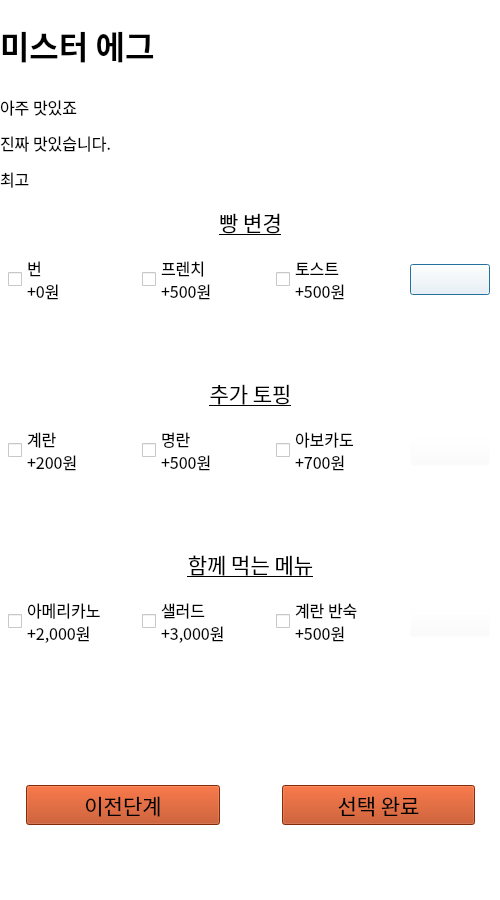
<?xml version="1.0" encoding="UTF-8"?>
<ui version="4.0">
 <class>EGGDROP</class>
 <widget class="QDialog" name="EGGDROP">
  <property name="geometry">
   <rect>
    <x>0</x>
    <y>0</y>
    <width>500</width>
    <height>900</height>
   </rect>
  </property>
  <property name="maximumSize">
   <size>
    <width>500</width>
    <height>900</height>
   </size>
  </property>
  <property name="palette">
   <palette>
    <active>
     <colorrole role="Button">
      <brush brushstyle="SolidPattern">
       <color alpha="255">
        <red>255</red>
        <green>255</green>
        <blue>255</blue>
       </color>
      </brush>
     </colorrole>
     <colorrole role="Base">
      <brush brushstyle="SolidPattern">
       <color alpha="255">
        <red>255</red>
        <green>255</green>
        <blue>255</blue>
       </color>
      </brush>
     </colorrole>
     <colorrole role="Window">
      <brush brushstyle="SolidPattern">
       <color alpha="255">
        <red>255</red>
        <green>255</green>
        <blue>255</blue>
       </color>
      </brush>
     </colorrole>
    </active>
    <inactive>
     <colorrole role="Button">
      <brush brushstyle="SolidPattern">
       <color alpha="255">
        <red>255</red>
        <green>255</green>
        <blue>255</blue>
       </color>
      </brush>
     </colorrole>
     <colorrole role="Base">
      <brush brushstyle="SolidPattern">
       <color alpha="255">
        <red>255</red>
        <green>255</green>
        <blue>255</blue>
       </color>
      </brush>
     </colorrole>
     <colorrole role="Window">
      <brush brushstyle="SolidPattern">
       <color alpha="255">
        <red>255</red>
        <green>255</green>
        <blue>255</blue>
       </color>
      </brush>
     </colorrole>
    </inactive>
    <disabled>
     <colorrole role="Button">
      <brush brushstyle="SolidPattern">
       <color alpha="255">
        <red>255</red>
        <green>255</green>
        <blue>255</blue>
       </color>
      </brush>
     </colorrole>
     <colorrole role="Base">
      <brush brushstyle="SolidPattern">
       <color alpha="255">
        <red>255</red>
        <green>255</green>
        <blue>255</blue>
       </color>
      </brush>
     </colorrole>
     <colorrole role="Window">
      <brush brushstyle="SolidPattern">
       <color alpha="255">
        <red>255</red>
        <green>255</green>
        <blue>255</blue>
       </color>
      </brush>
     </colorrole>
    </disabled>
   </palette>
  </property>
  <property name="font">
   <font>
    <family>아리따-돋움_TTF_Medium</family>
    <pointsize>12</pointsize>
   </font>
  </property>
  <property name="windowTitle">
   <string>Dialog</string>
  </property>
  <property name="styleSheet">
   <string notr="true">background: rgb(255, 255, 255)</string>
  </property>
  <widget class="QWidget" name="verticalLayoutWidget">
   <property name="geometry">
    <rect>
     <x>0</x>
     <y>0</y>
     <width>501</width>
     <height>901</height>
    </rect>
   </property>
   <layout class="QVBoxLayout" name="verticalLayout">
    <item>
     <layout class="QVBoxLayout" name="verticalLayout_2">
      <item>
       <widget class="QLabel" name="name_label">
        <property name="font">
         <font>
          <family>아리따-돋움_TTF_SemiBold</family>
          <pointsize>24</pointsize>
          <weight>75</weight>
          <bold>true</bold>
         </font>
        </property>
        <property name="text">
         <string>미스터 에그</string>
        </property>
        <property name="margin">
         <number>25</number>
        </property>
       </widget>
      </item>
      <item>
       <widget class="QLabel" name="detail_label">
        <property name="font">
         <font>
          <family>아리따-돋움_TTF_Medium</family>
          <pointsize>12</pointsize>
         </font>
        </property>
        <property name="text">
         <string>&lt;html&gt;&lt;head/&gt;&lt;body&gt;&lt;p&gt;아주 맛있죠&lt;/p&gt;&lt;p&gt;진짜 맛있습니다.&lt;/p&gt;&lt;p&gt;최고&lt;/p&gt;&lt;/body&gt;&lt;/html&gt;</string>
        </property>
        <property name="margin">
         <number>25</number>
        </property>
        <property name="indent">
         <number>-1</number>
        </property>
       </widget>
      </item>
     </layout>
    </item>
    <item>
     <widget class="QLabel" name="label">
      <property name="maximumSize">
       <size>
        <width>16777215</width>
        <height>50</height>
       </size>
      </property>
      <property name="font">
       <font>
        <family>아리따-돋움_TTF_SemiBold</family>
        <pointsize>16</pointsize>
        <underline>true</underline>
       </font>
      </property>
      <property name="text">
       <string>빵 변경</string>
      </property>
      <property name="alignment">
       <set>Qt::AlignCenter</set>
      </property>
     </widget>
    </item>
    <item>
     <layout class="QHBoxLayout" name="horizontalLayout">
      <item>
       <widget class="QCheckBox" name="bread1_box">
        <property name="sizePolicy">
         <sizepolicy hsizetype="Ignored" vsizetype="Fixed">
          <horstretch>0</horstretch>
          <verstretch>0</verstretch>
         </sizepolicy>
        </property>
        <property name="maximumSize">
         <size>
          <width>120</width>
          <height>16777215</height>
         </size>
        </property>
        <property name="font">
         <font>
          <family>아리따-돋움_TTF_Thin</family>
          <pointsize>12</pointsize>
         </font>
        </property>
        <property name="text">
         <string>번
+0원</string>
        </property>
        <property name="iconSize">
         <size>
          <width>19</width>
          <height>19</height>
         </size>
        </property>
        <property name="tristate">
         <bool>false</bool>
        </property>
       </widget>
      </item>
      <item>
       <widget class="QCheckBox" name="bread2_box">
        <property name="sizePolicy">
         <sizepolicy hsizetype="Ignored" vsizetype="Fixed">
          <horstretch>0</horstretch>
          <verstretch>0</verstretch>
         </sizepolicy>
        </property>
        <property name="maximumSize">
         <size>
          <width>120</width>
          <height>16777215</height>
         </size>
        </property>
        <property name="font">
         <font>
          <family>아리따-돋움_TTF_Thin</family>
          <pointsize>12</pointsize>
         </font>
        </property>
        <property name="text">
         <string>프렌치
+500원</string>
        </property>
       </widget>
      </item>
      <item>
       <widget class="QCheckBox" name="bread3_box">
        <property name="sizePolicy">
         <sizepolicy hsizetype="Ignored" vsizetype="Fixed">
          <horstretch>0</horstretch>
          <verstretch>0</verstretch>
         </sizepolicy>
        </property>
        <property name="maximumSize">
         <size>
          <width>120</width>
          <height>16777215</height>
         </size>
        </property>
        <property name="font">
         <font>
          <family>아리따-돋움_TTF_Thin</family>
          <pointsize>12</pointsize>
         </font>
        </property>
        <property name="text">
         <string>토스트
+500원</string>
        </property>
       </widget>
      </item>
      <item>
       <widget class="QPushButton" name="pushButton">
        <property name="maximumSize">
         <size>
          <width>80</width>
          <height>16777215</height>
         </size>
        </property>
        <property name="styleSheet">
         <string notr="true">background: rgba(255, 255, 255, 0)</string>
        </property>
        <property name="text">
         <string/>
        </property>
       </widget>
      </item>
     </layout>
    </item>
    <item>
     <widget class="QLabel" name="label_4">
      <property name="maximumSize">
       <size>
        <width>16777215</width>
        <height>50</height>
       </size>
      </property>
      <property name="text">
       <string/>
      </property>
     </widget>
    </item>
    <item>
     <widget class="QLabel" name="label_2">
      <property name="maximumSize">
       <size>
        <width>16777215</width>
        <height>50</height>
       </size>
      </property>
      <property name="font">
       <font>
        <family>아리따-돋움_TTF_SemiBold</family>
        <pointsize>16</pointsize>
        <underline>true</underline>
       </font>
      </property>
      <property name="text">
       <string>추가 토핑</string>
      </property>
      <property name="alignment">
       <set>Qt::AlignCenter</set>
      </property>
     </widget>
    </item>
    <item>
     <layout class="QHBoxLayout" name="horizontalLayout_2">
      <item>
       <widget class="QCheckBox" name="topping1_box">
        <property name="maximumSize">
         <size>
          <width>120</width>
          <height>16777215</height>
         </size>
        </property>
        <property name="font">
         <font>
          <family>아리따-돋움_TTF_Thin</family>
          <pointsize>12</pointsize>
         </font>
        </property>
        <property name="text">
         <string>계란
+200원</string>
        </property>
       </widget>
      </item>
      <item>
       <widget class="QCheckBox" name="topping2_box">
        <property name="maximumSize">
         <size>
          <width>120</width>
          <height>16777215</height>
         </size>
        </property>
        <property name="font">
         <font>
          <family>아리따-돋움_TTF_Thin</family>
          <pointsize>12</pointsize>
         </font>
        </property>
        <property name="text">
         <string>명란
+500원</string>
        </property>
       </widget>
      </item>
      <item>
       <widget class="QCheckBox" name="topping3_box">
        <property name="maximumSize">
         <size>
          <width>120</width>
          <height>16777215</height>
         </size>
        </property>
        <property name="font">
         <font>
          <family>아리따-돋움_TTF_Thin</family>
          <pointsize>12</pointsize>
         </font>
        </property>
        <property name="text">
         <string>아보카도
+700원</string>
        </property>
       </widget>
      </item>
      <item>
       <widget class="QPushButton" name="pushButton_2">
        <property name="maximumSize">
         <size>
          <width>80</width>
          <height>16777215</height>
         </size>
        </property>
        <property name="styleSheet">
         <string notr="true">background: rgba(255, 255, 255, 0)</string>
        </property>
        <property name="text">
         <string/>
        </property>
       </widget>
      </item>
     </layout>
    </item>
    <item>
     <widget class="QLabel" name="label_5">
      <property name="maximumSize">
       <size>
        <width>16777215</width>
        <height>50</height>
       </size>
      </property>
      <property name="text">
       <string/>
      </property>
     </widget>
    </item>
    <item>
     <widget class="QLabel" name="label_3">
      <property name="maximumSize">
       <size>
        <width>16777215</width>
        <height>50</height>
       </size>
      </property>
      <property name="font">
       <font>
        <family>아리따-돋움_TTF_SemiBold</family>
        <pointsize>16</pointsize>
        <underline>true</underline>
       </font>
      </property>
      <property name="text">
       <string>함께 먹는 메뉴</string>
      </property>
      <property name="alignment">
       <set>Qt::AlignCenter</set>
      </property>
     </widget>
    </item>
    <item>
     <layout class="QHBoxLayout" name="horizontalLayout_3">
      <item>
       <widget class="QCheckBox" name="menu1_box">
        <property name="maximumSize">
         <size>
          <width>120</width>
          <height>16777215</height>
         </size>
        </property>
        <property name="font">
         <font>
          <family>아리따-돋움_TTF_Thin</family>
          <pointsize>12</pointsize>
         </font>
        </property>
        <property name="text">
         <string>아메리카노
+2,000원</string>
        </property>
       </widget>
      </item>
      <item>
       <widget class="QCheckBox" name="menu2_box">
        <property name="maximumSize">
         <size>
          <width>120</width>
          <height>16777215</height>
         </size>
        </property>
        <property name="font">
         <font>
          <family>아리따-돋움_TTF_Light</family>
          <pointsize>12</pointsize>
         </font>
        </property>
        <property name="text">
         <string>샐러드
+3,000원</string>
        </property>
       </widget>
      </item>
      <item>
       <widget class="QCheckBox" name="menu3_box">
        <property name="maximumSize">
         <size>
          <width>120</width>
          <height>16777215</height>
         </size>
        </property>
        <property name="font">
         <font>
          <family>아리따-돋움_TTF_Light</family>
          <pointsize>12</pointsize>
         </font>
        </property>
        <property name="text">
         <string>계란 반숙
+500원</string>
        </property>
       </widget>
      </item>
      <item>
       <widget class="QPushButton" name="pushButton_3">
        <property name="maximumSize">
         <size>
          <width>80</width>
          <height>16777215</height>
         </size>
        </property>
        <property name="styleSheet">
         <string notr="true">background: rgba(255, 255, 255, 0)</string>
        </property>
        <property name="text">
         <string/>
        </property>
       </widget>
      </item>
     </layout>
    </item>
    <item>
     <widget class="QLabel" name="label_6">
      <property name="maximumSize">
       <size>
        <width>16777215</width>
        <height>50</height>
       </size>
      </property>
      <property name="text">
       <string/>
      </property>
     </widget>
    </item>
    <item>
     <layout class="QHBoxLayout" name="horizontalLayout_4">
      <item>
       <widget class="QLabel" name="label_8">
        <property name="maximumSize">
         <size>
          <width>20</width>
          <height>16777215</height>
         </size>
        </property>
        <property name="text">
         <string/>
        </property>
       </widget>
      </item>
      <item>
       <widget class="QPushButton" name="return_btn">
        <property name="font">
         <font>
          <family>아리따-돋움_TTF_Medium</family>
          <pointsize>16</pointsize>
          <weight>50</weight>
          <bold>false</bold>
         </font>
        </property>
        <property name="toolTip">
         <string/>
        </property>
        <property name="styleSheet">
         <string notr="true">background: rgb(184, 62, 14)</string>
        </property>
        <property name="text">
         <string>이전단계</string>
        </property>
       </widget>
      </item>
      <item>
       <widget class="QLabel" name="label_10">
        <property name="maximumSize">
         <size>
          <width>50</width>
          <height>16777215</height>
         </size>
        </property>
        <property name="text">
         <string/>
        </property>
       </widget>
      </item>
      <item>
       <widget class="QPushButton" name="ok_btn">
        <property name="font">
         <font>
          <family>아리따-돋움_TTF_Medium</family>
          <pointsize>16</pointsize>
         </font>
        </property>
        <property name="styleSheet">
         <string notr="true">background: rgb(184, 62, 14)</string>
        </property>
        <property name="text">
         <string>선택 완료</string>
        </property>
       </widget>
      </item>
      <item>
       <widget class="QLabel" name="label_9">
        <property name="maximumSize">
         <size>
          <width>20</width>
          <height>16777215</height>
         </size>
        </property>
        <property name="text">
         <string/>
        </property>
       </widget>
      </item>
     </layout>
    </item>
   </layout>
  </widget>
 </widget>
 <resources>
  <include location="../../../../../Downloads/eggdrop.jpg"/>
 </resources>
 <connections/>
</ui>
